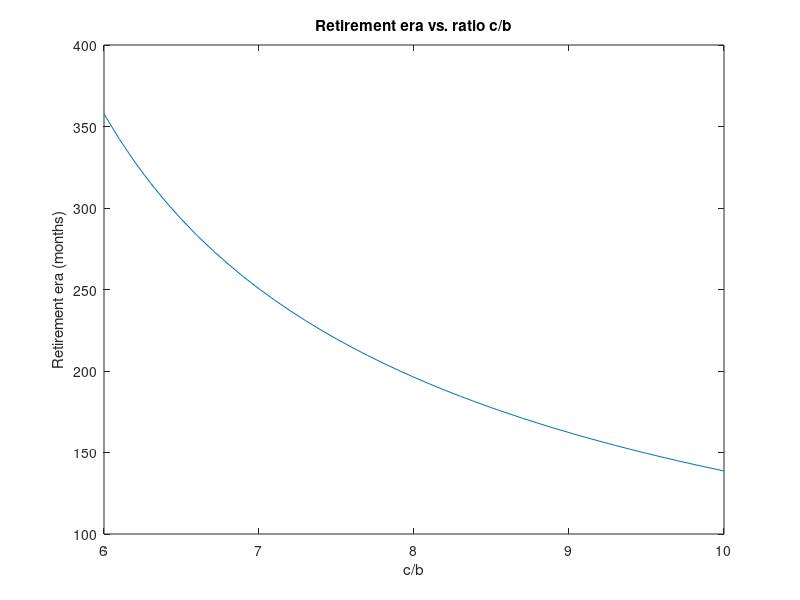

MATLAB code to generate this figure:
% David Pipes
% P8
clc, clear, close all
%%
a = 1.005;
m = 360; 
h = 0.1;
c = 6:h:10;
b = ones(1,length(c));


top = (a*c)/(1-a);
bottom = (((a*b)/(a-1)) * a^(m-1)) + (((a*b) + (a*c))/(1-a));

exp = top./bottom;

i = log10(exp)/log10(a);
plot(c, i);
title("Retirement era vs. ratio c/b")
xlabel("c/b")
ylabel("Retirement era (months)")